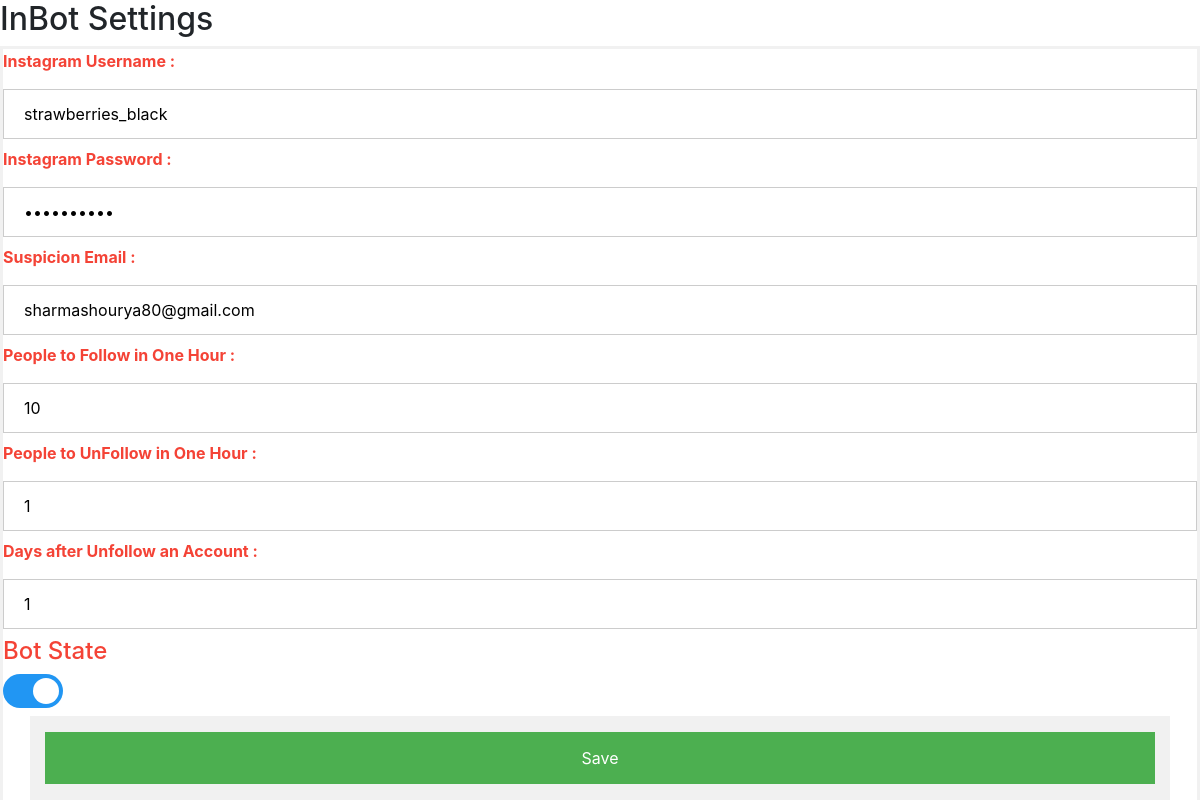
Page /index/ (signed in) on the committed database.
### webmaster/models/settingsModel.py (models this page shows)
class SettingsModel(models.Model):
    username = models.CharField(max_length=100, null=True, blank=True)
    password = models.CharField(max_length=100, null=True, blank=True)
    frequencyfollow = models.IntegerField()
    frequencyunfollow = models.IntegerField()
    frequencypostcheck = models.IntegerField( null=True, blank=True)
    daysafterunfollow = models.IntegerField()
    state = models.BooleanField(default = False)
    suspicion = models.BooleanField(default = False)
    suspicioncode = models.CharField(max_length=100, null=True, blank=True)
    emailsuspicion = models.CharField(max_length=100, null=True, blank=True)
    class Meta:
        verbose_name = "Setting"
        verbose_name_plural = "Settings"

### webmaster/views/masterView.py (the view, shortened to what this page needs)
# urls.py: path('index/', IndexView.as_view(), name='Index'),
@method_decorator(login_required, name='dispatch')
class IndexView(View):
    def get(self, request):
        result = SettingsService().settingService(request)
        return result

### templates/index.html (shortened to what this page needs)
<!DOCTYPE html>
<html>
<head>
<link rel="stylesheet" href="https://stackpath.bootstrapcdn.com/bootstrap/4.5.0/css/bootstrap.min.css">
</head>
<body>
<h2>InBot Settings</h2>
    <form action="{% url 'webmaster:Index' %}" method="post">
        <label for="username" style="color: #f44336;"><b>Instagram Username :</b></label>
        <input type="text" name="username" value="{{ username }}" required>
        <label for="password" style="color: #f44336;"><b>Instagram Password :</b></label>
  <input type="password" name="password" value= "{{password}}" required>
  <label for="emailsuspicion" style="color: #f44336;"><b>Suspicion Email :</b></label>
  <input type="text" name="emailsuspicion" value= "{{emailsuspicion}}" required>
  <label for="frequencyfollow" style="color: #f44336;"><b>People to Follow in One Hour :</b></label>
  <input type="text" name="frequencyfollow" value= "{{frequencyfollow}}" required>
  <label for="frequencyunfollow" style="color: #f44336;"><b>People to UnFollow in One Hour :</b></label>
  <input type="text" name="frequencyunfollow" value= "{{frequencyunfollow}}" required>
  <label for="daysafterunfollow" style="color: #f44336;"><b>Days after Unfollow an Account :</b></label>
  <input type="text" name="daysafterunfollow" value= "{{daysafterunfollow}}" required>
  <h4 style="color: #f44336;">Bot State</h4>
  <label class="switch">
    <span class="slider round"></span>
  </label>
  <div class="container" style="background-color:#f1f1f1">
    <button type="submit">Save</button>
  </div>
</form>
</body>
</html>

### templates/index.html (style rules this page uses)
body { font-family: Arial, Helvetica, sans-serif; }
form { border: 3px solid #f1f1f1; }
input[type=text], input[type=password] { width: 100%; padding: 12px 20px; margin: 8px 0; display: inline-block; border: 1px solid #ccc; box-sizing: border-box; }
button { background-color: #4CAF50; color: white; padding: 14px 20px; margin: 8px 0; border: none; cursor: pointer; width: 100%; }
.container { padding: 16px; }
.switch { position: relative; display: inline-block; width: 60px; height: 34px; }
.slider { position: absolute; cursor: pointer; top: 0; left: 0; right: 0; bottom: 0; background-color: #ccc; -webkit-transition: .4s; transition: .4s; }
.slider:before { position: absolute; content: ""; height: 26px; width: 26px; left: 4px; bottom: 4px; background-color: white; -webkit-transition: .4s; transition: .4s; }
input:checked + .slider { background-color: #2196F3; }
input:checked + .slider:before { -webkit-transform: translateX(26px); -ms-transform: translateX(26px); transform: translateX(26px); }
.slider.round { border-radius: 34px; }
.slider.round:before { border-radius: 50%; }

### rows in the picture
SettingsModel: username "strawberries_black", emailsuspicion "sharmashourya80@gmail.com"
